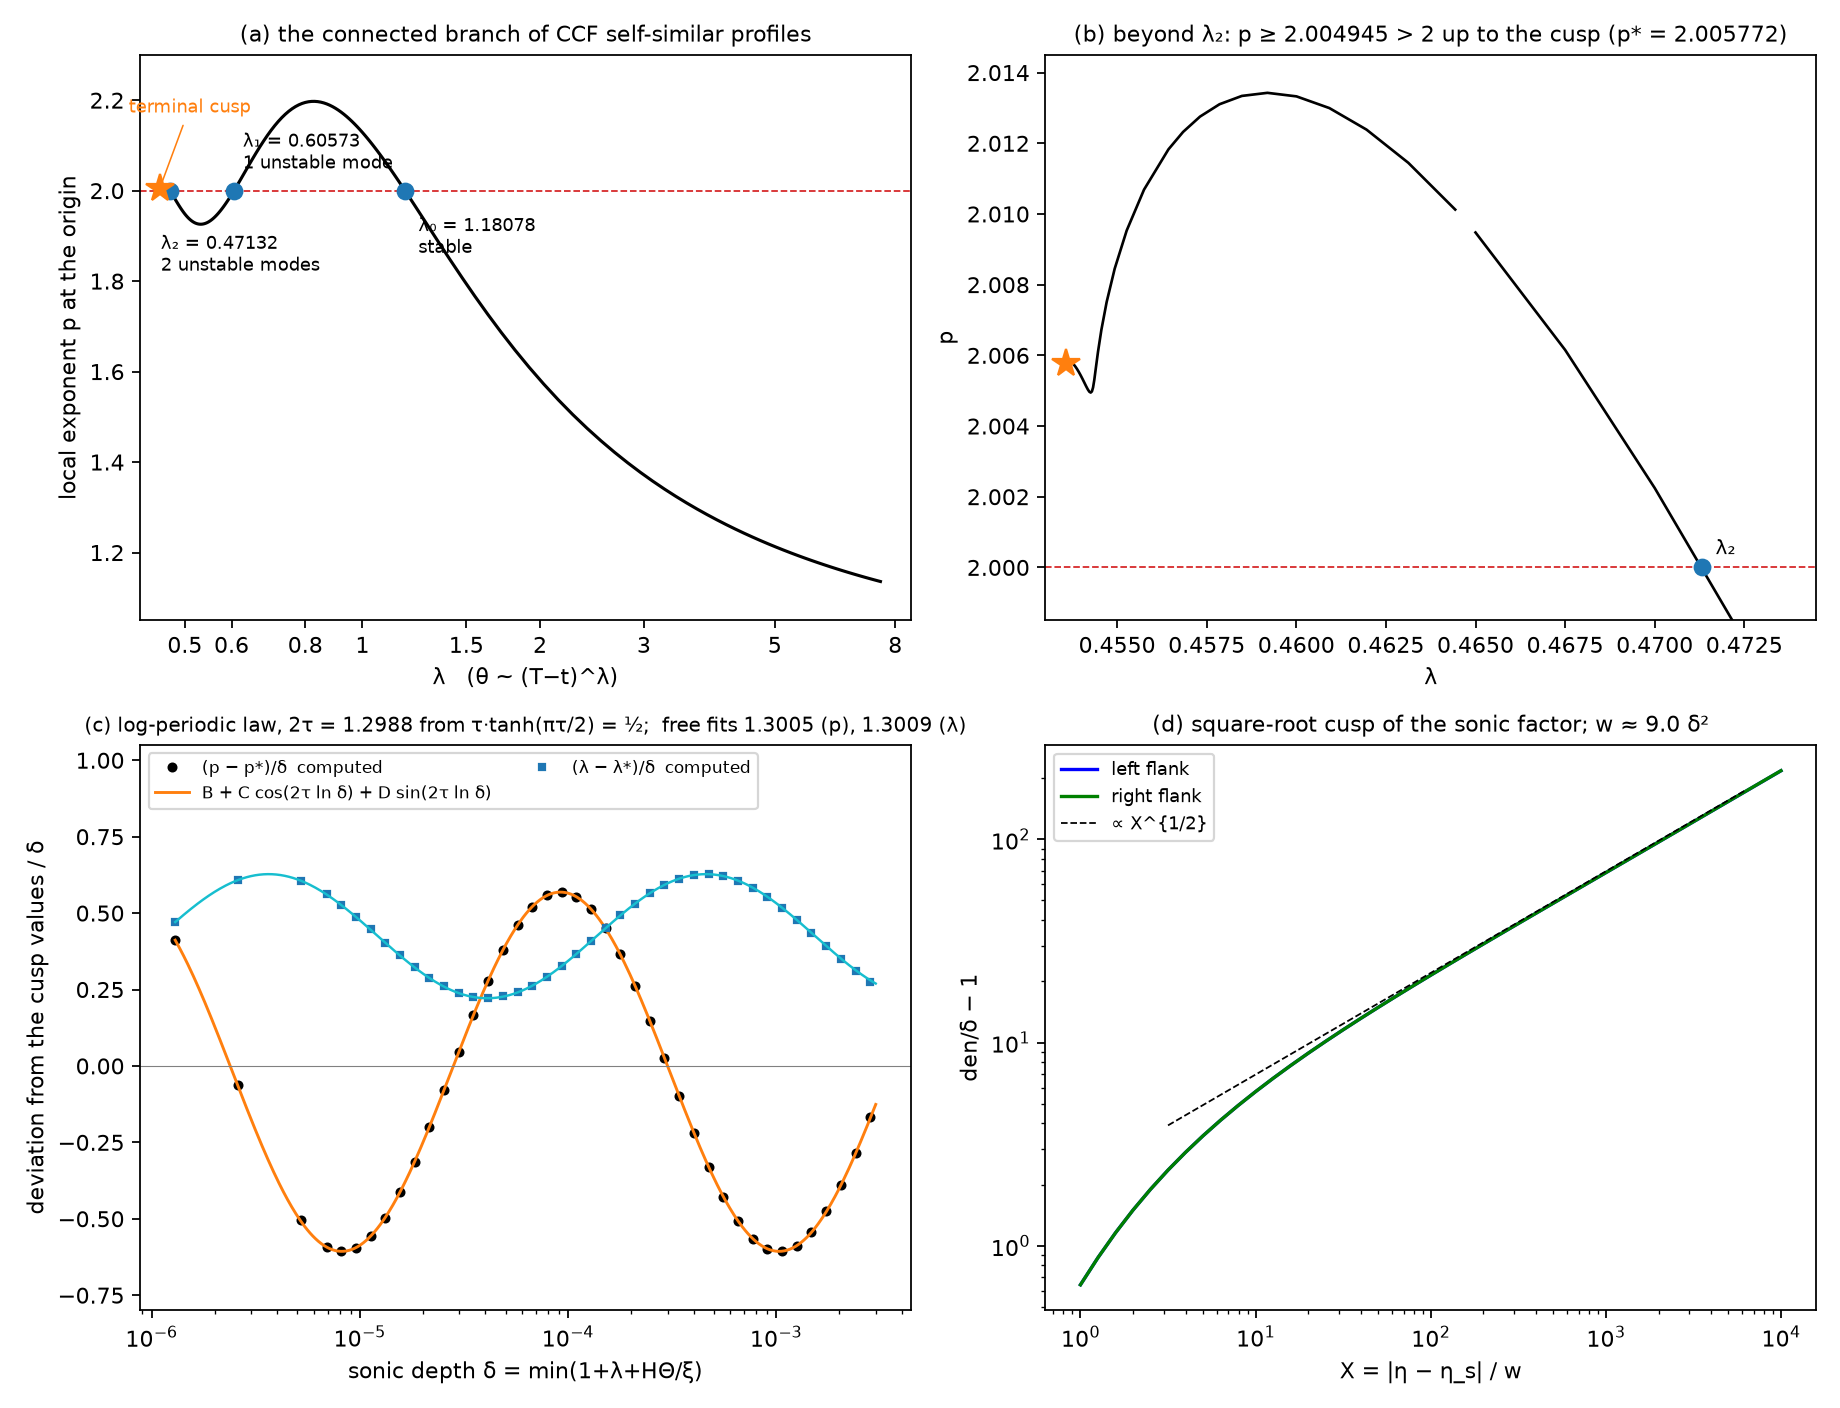

This figure's Python source:
"""Main figure: the complete CCF self-similar branch, its three smooth profiles and its terminal cusp.
Data: branch_map.npy (λ ≥ 0.4625, mapped grid), large_lambda_arc.log (λ0 … 8), pdense_G.npy (δ 0.0104→0.0215),
pdense_E.npy (δ 0.0104→8e−6, dense sampling, fully re-gridded every step), pin_C.log (δ → 2.6e−6)."""
import numpy as np, re, sys
import matplotlib
matplotlib.use("Agg")
import matplotlib.pyplot as plt
from cusp_fit import parse, fit, model, OMEGA

bm = np.load("branch_map.npy"); bm = bm[np.argsort(bm[:, 0])]
bm = bm[bm[:, 0] <= 1.19]
large = []
for line in open("large_lambda_arc.log"):
    m = re.search(r"lam=([\d.]+) p=([\d.]+) min_den=([\d.]+) eta_min=(-?[\d.]+)", line)
    if m and float(m.group(4)) < -29.9:
        large.append((float(m.group(1)), float(m.group(2))))
large = np.array(large)
G = np.load("pdense_G.npy")                      # (δ, λ, p, w, N), δ increasing
E = np.load("pdense_E.npy")                      # δ decreasing
C = parse("pin_C.log"); C = C[np.argsort(-C[:, 0])]
Cs = C[C[:, 0] < E[:, 0].min() * 0.99]
arc = np.vstack([G[::-1, :3], E[1:, :3], Cs[:, :3]])        # ordered along the branch (δ decreasing)
lam_s = [1.180777662899, 0.6057337012, 0.471324227767]
dall = np.concatenate([E[:, 0], Cs[:, 0]]); pall = np.concatenate([E[:, 2], Cs[:, 2]])
lall = np.concatenate([E[:, 1], Cs[:, 1]])
sel = dall <= 3e-3
parp, rmsp = fit(dall[sel], pall[sel], free_omega=False, use_log=False)
parl, rmsl = fit(dall[sel], lall[sel], free_omega=False, use_log=False)
parpf, _ = fit(dall[sel], pall[sel], free_omega=True, use_log=False)
parlf, _ = fit(dall[sel], lall[sel], free_omega=True, use_log=False)
pstar, lstar = parp[0], parl[0]

fig, ax = plt.subplots(2, 2, figsize=(11.5, 8.8))
a = ax[0, 0]
a.plot(large[:, 0], large[:, 1], "k-", lw=1.4)
sela = bm[:, 0] > G[:, 1].max()
a.plot(bm[sela, 0], bm[sela, 1], "k-", lw=1.4)
a.plot(arc[:, 1], arc[:, 2], "k-", lw=1.4)
a.axhline(2.0, color="tab:red", lw=0.8, ls="--")
labels = [("λ₀ = 1.18078\nstable", (6, -28)), ("λ₁ = 0.60573\n1 unstable mode", (4, 10)),
          ("λ₂ = 0.47132\n2 unstable modes", (-4, -36))]
for L, (lab, off) in zip(lam_s, labels):
    a.plot(L, 2.0, "o", color="tab:blue", ms=7, zorder=5)
    a.annotate(lab, (L, 2.0), textcoords="offset points", xytext=off, fontsize=8)
a.plot(lstar, pstar, "*", color="tab:orange", ms=13, zorder=6)
a.annotate("terminal cusp", (lstar, pstar), textcoords="offset points", xytext=(-14, 34), fontsize=8,
           color="tab:orange", arrowprops=dict(arrowstyle="-", color="tab:orange", lw=0.7))
a.set_xscale("log"); a.set_xlabel("λ   (θ ~ (T−t)^λ)"); a.set_ylabel("local exponent p at the origin")
a.set_title("(a) the connected branch of CCF self-similar profiles", fontsize=10)
a.set_xlim(0.42, 8.5); a.set_ylim(1.05, 2.3)
from matplotlib.ticker import FixedLocator, FixedFormatter, NullLocator
tk = [0.5, 0.6, 0.8, 1, 1.5, 2, 3, 5, 8]
a.xaxis.set_major_locator(FixedLocator(tk)); a.xaxis.set_major_formatter(FixedFormatter([str(t) for t in tk]))
a.xaxis.set_minor_locator(NullLocator())

b = ax[0, 1]
selb = (bm[:, 0] < 0.5) & (bm[:, 0] > G[:, 1].max())
b.plot(bm[selb, 0], bm[selb, 1], "k-", lw=1.2)
b.plot(arc[:, 1], arc[:, 2], "k-", lw=1.2)
b.axhline(2.0, color="tab:red", lw=0.8, ls="--")
b.plot(lam_s[2], 2.0, "o", color="tab:blue", ms=7)
b.annotate("λ₂", (lam_s[2], 2.0), textcoords="offset points", xytext=(6, 6), fontsize=9)
b.plot(lstar, pstar, "*", color="tab:orange", ms=13)
b.set_xlim(0.4530, 0.4745); b.set_ylim(1.9985, 2.0145)
b.set_xlabel("λ"); b.set_ylabel("p")
b.set_title(f"(b) beyond λ₂: p ≥ 2.004945 > 2 up to the cusp (p* = {pstar:.6f})", fontsize=10)
c = ax[1, 0]
selI = dall <= 3e-3
dI = np.logspace(np.log10(dall.min()), np.log10(3e-3), 500)
c.semilogx(dall[selI], (pall[selI] - pstar) / dall[selI], "ko", ms=3.5, label="(p − p*)/δ  computed")
c.semilogx(dI, (model(parp, dI) - pstar) / dI, "tab:orange", lw=1.3, label="B + C cos(2τ ln δ) + D sin(2τ ln δ)")
c.semilogx(dall[selI], (lall[selI] - lstar) / dall[selI], "s", color="tab:blue", ms=3, label="(λ − λ*)/δ  computed")
c.semilogx(dI, (model(parl, dI) - lstar) / dI, "tab:cyan", lw=1.1)
c.axhline(0.0, color="gray", lw=0.5)
c.set_xlabel("sonic depth δ = min(1+λ+HΘ/ξ)"); c.set_ylabel("deviation from the cusp values / δ")
c.set_ylim(-0.8, 1.05); c.legend(fontsize=7.5, loc="upper left", ncol=2)
c.set_title(f"(c) log-periodic law, 2τ = {OMEGA:.4f} from τ·tanh(πτ/2) = ½;  free fits {parpf[5]:.4f} (p), {parlf[5]:.4f} (λ)",
            fontsize=9)

e = ax[1, 1]
prof = np.load("cusp_layer_profile.npy")
e.loglog(prof[:, 0], prof[:, 1] - 1, "b-", label="left flank")
e.loglog(prof[:, 0], prof[:, 2] - 1, "g-", label="right flank")
X = np.logspace(0.5, 3.8, 10)
e.loglog(X, 2.2 * X ** 0.5, "k--", lw=0.8, label="∝ X^{1/2}")
e.set_xlabel("X = |η − η_s| / w"); e.set_ylabel("den/δ − 1"); e.legend(fontsize=8)
e.set_title("(d) square-root cusp of the sonic factor; w ≈ 9.0 δ²", fontsize=10)
plt.tight_layout()
plt.savefig("fig_ladder.png", dpi=160)
print(f"p*={pstar:.10f} (rms {rmsp:.2e}), λ*={lstar:.10f} (rms {rmsl:.2e}); free ω: p {parpf[5]:.4f}, λ {parlf[5]:.4f}; "
      f"points: {len(dall)} (δ ≤ 3e−3: {sel.sum()})")
